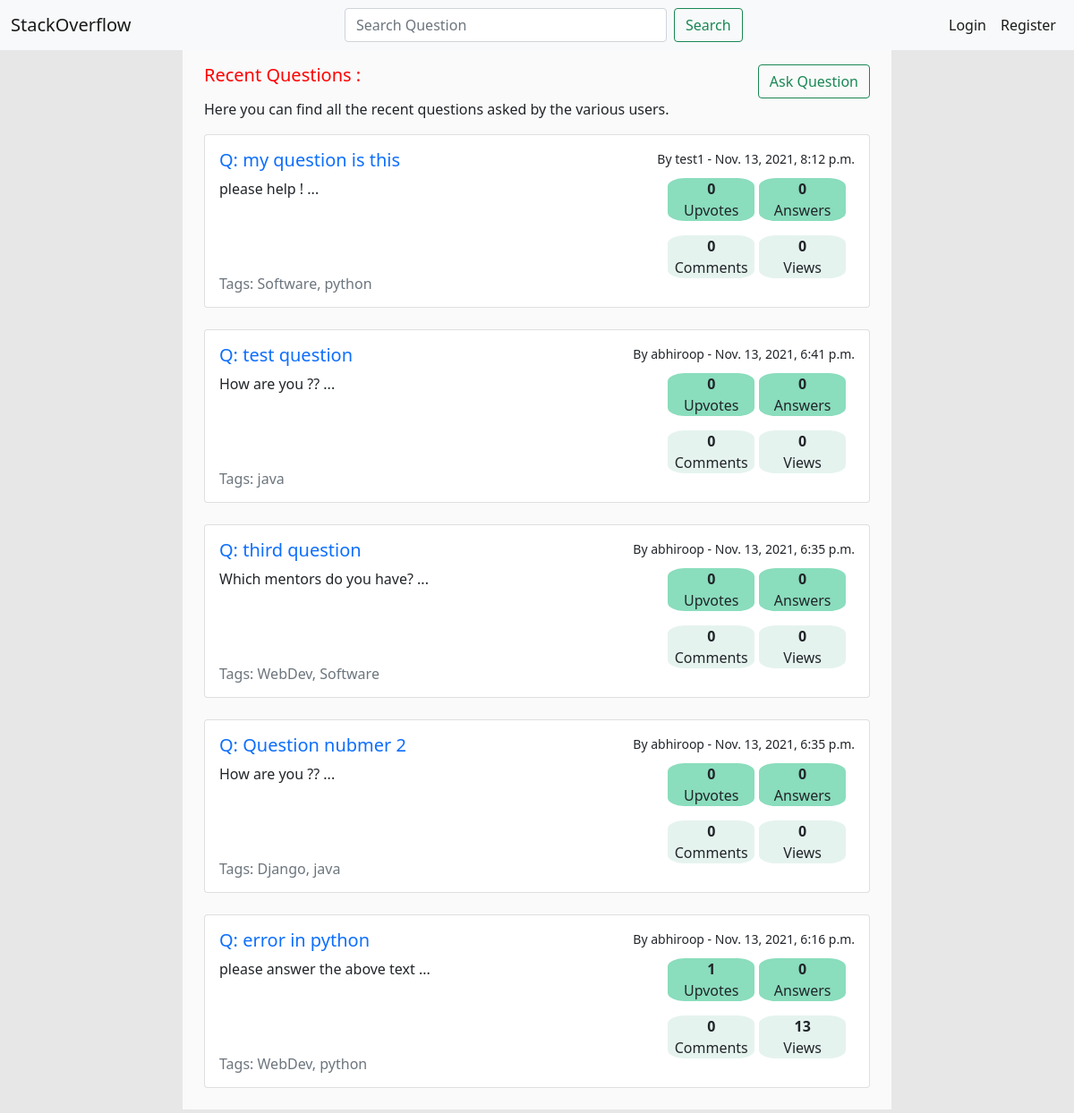
The app's page /, older data.
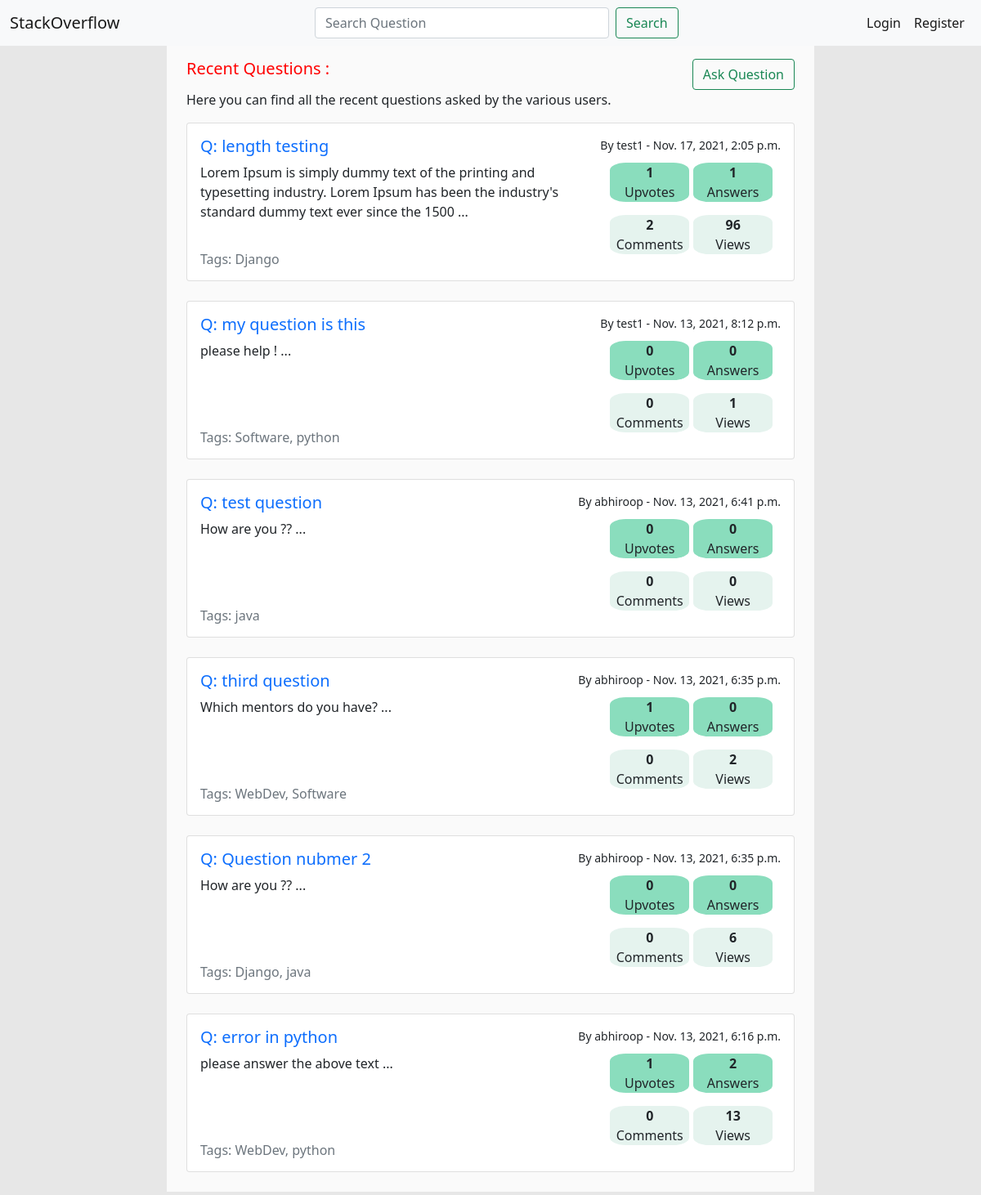
The same page, newer data.
### lander/models.py (models this page shows, shortened)
class Question(models.Model):
    QUESTION_TAGS = (
        ('WebDev','WebDev'),
        ('Software','Software'),
        ('Django','Django'),
        ('java','java'),
        ('python','python'),
    )
    user = models.ForeignKey(User, on_delete=models.CASCADE)
    question_heading = models.CharField(max_length=50, null=True)
    question_text = models.CharField(max_length=1000, null=False)
    post_date = models.DateTimeField(auto_now_add=True)
    ans_count = models.IntegerField(default=0)
    comment_count = models.IntegerField(default=0)
    views = models.IntegerField(default=0)
    upvote_count = models.IntegerField(default=0, null=True)
    tags = MultiSelectField(choices = QUESTION_TAGS)

### lander/views.py (the view)
# urls.py: path('', views.index, name='index'),
def index(request):
    questions = Question.objects.all().order_by('-post_date')
    for q in questions:
        answers = Answer.objects.filter(question__pk = q.id)
        question = Question.objects.get(id = q.id)
        comments = CommentQuestion.objects.filter(question__pk = q.id)
        if answers:
            count_answers = answers.count()
            question.ans_count = count_answers
        if comments:
            count_comments = comments.count()
            question.comment_count = count_comments
        question.save()
    return render(request,'lander/index.html',{'questions': questions})

### lander/templates/lander/index.html (shortened to what this page needs)
{% extends 'lander/base.html' %}
{% load static %}
    {% block content %}
    {% if searched %}
    <div class="content">
        <div class="main_container mt-0"><br>
            {% if user.is_authenticated %}
            <h5 style="text-align: center;">Welcome {{user.username}}</h5>
            <div class="first_line">
                <h5 class="search_result">Search results for {{searched}} :</h5>
                <a href="{% url 'ask_question' %}" class="add_ques btn btn-outline-success" >Ask Question</a>
            </div>
            {% for i in question_searched %}
                <div class="card" >
                    <div class="card-body">
                        <div class="first_line">
                            <h5 ><a href="{% url 'question_detail' i.id %}" style="text-decoration: none;">Q: {{ i.question_heading }}</a></h5>
                            <small><div class="float-right" id="user_desc_big">By {{i.user}} - {{i.post_date}}</div></small>
                        </div>
                        <div class="row">
                            <div class="col-md-8">
                                <p class="card-text">{{i.question_text|slice:":150"|add:" ..." }}</p>
                                <small><h6 class=" text-muted pb-2" id="tag_bottom">Tags: {{i.tags}}</h6></small>
                                <small><div class="float-right" id="user_desc">By {{i.user}} - {{i.post_date}}</div></small>
                                </div>
                            <div class="col-md-4">
                                <div class="row">
                                    <div class="col-md-1"></div>
                                    <div class="col-md-5 float-right px-0">
                                        <div class="info_box px-0">
                                            <p class="mb-0"><strong >{{ i.upvote_count }}</strong></p>
                                            <p class="mt-0">Upvotes</p>
                                        </div>
                                        <div class="info_box2 px-0">
                                            <p class="mb-0"><strong >{{ i.comment_count }}</strong></p>
                                            <p class="mt-0 element_fit">Comments</p>
                                        </div>
                                    </div>
                                    <div class="col-md-5 px-0">
                                        <div class="info_box">
                                            <p class="mb-0"><strong >{{ i.ans_count }}</strong></p>
                                            <p class="mt-0">Answers</p>
                                        </div>
                                        <div class="info_box2 px-0">
                                            <p class="mb-0"><strong > {{ i.views }} </strong></p>
                                            <p class="mt-0">Views</p>
                                        </div>
                                    </div>
                                </div>
                            </div>
                        </div>
                    </div>
                </div>
                <br>
                {% endfor %}
            {% else %}
        <div class="first_line">
            <h5 class="search_result">Search results for {{searched}} :</h5>
            <a href="{% url 'ask_question' %}" class="add_ques btn btn-outline-success" >Ask Question</a>
        </div>
        {% for i in question_searched %}
            <div class="card" >
                <div class="card-body">
                    <div class="first_line">
                        <h5 ><a href="{% url 'question_detail' i.id %}" style="text-decoration: none;">Q: {{ i.question_heading }}</a></h5>
                        <small><div class="float-right" id="user_desc_big">By {{i.user}} - {{i.post_date}}</div></small>
                    </div>
                    <div class="row">
                        <div class="col-md-8">
                            <p class="card-text">{{i.question_text|slice:":150"|add:" ..." }}</p>
                            <small><h6 class=" text-muted pb-2" id="tag_bottom">Tags: {{i.tags}}</h6></small>
                            <small><div class="float-right" id="user_desc">By {{i.user}} - {{i.post_date}}</div></small>
                            </div>
                        <div class="col-md-4">
                            <div class="row">
                                <div class="col-md-1"></div>
                                <div class="col-md-5 float-right px-0">
                                    <div class="info_box px-0">
                                        <p class="mb-0"><strong >{{ i.upvote_count }}</strong></p>
                                        <p class="mt-0">Upvotes</p>
                                    </div>
                                    <div class="info_box2 px-0">
                                        <p class="mb-0"><strong >{{ i.comment_count }}</strong></p>
                                        <p class="mt-0 element_fit">Comments</p>
                                    </div>
                                </div>
                                <div class="col-md-5 px-0">
                                    <div class="info_box">
                                        <p class="mb-0"><strong >{{ i.ans_count }}</strong></p>
                                        <p class="mt-0">Answers</p>
                                    </div>
                                    <div class="info_box2 px-0">
                                        <p class="mb-0"><strong > {{ i.views }} </strong></p>
                                        <p class="mt-0">Views</p>
                                    </div>
                                </div>
                            </div>
                        </div>
                    </div>
                </div>
            </div>
            <br>
            {% endfor %}
        {% endif %}
        </div>
    </div>
    {% else %}
        <div class="content mt-0 pt-0">
            <div class="main_container mt-0 "><br>
                {% if user.is_authenticated %}
                <h5 style="text-align: center;">Welcome {{user.username}}</h5>
                <div class="first_line">
                    <h5 class="search_result">Recent Questions :</h5>
                    <a href="{% url 'ask_question' %}" class="add_ques btn btn-outline-success" >Ask Question</a>
                </div>
                <p class="text_question">Here you can find all the recent questions asked by the various users.
                </p>
                {% for i in questions %}
                <div class="card" >
                    <div class="card-body">
                        <div class="first_line">
                            <h5 ><a href="{% url 'question_detail' i.id %}" style="text-decoration: none;">Q: {{ i.question_heading }}</a></h5>
                            <small><div class="float-right" id="user_desc_big">By {{i.user}} - {{i.post_date}}</div></small>
                        </div>
                        <div class="row">
                            <div class="col-md-8">
                                <p class="card-text">{{i.question_text|slice:":150"|add:" ..." }}</p>
                                <small><h6 class=" text-muted pb-2" id="tag_bottom">Tags: {{i.tags}}</h6></small>
                                <small ><div class="float-right" id="user_desc">By {{i.user}} - {{i.post_date}}</div></small>
                                </div>
                            <div class="col-md-4">
                                <div class="row">
                                    <div class="col-md-1"></div>
                                    <div class="col-md-5 float-right px-0">
                                        <div class="info_box px-0">
                                            <p class="mb-0"><strong >{{ i.upvote_count }}</strong></p>
                                            <p class="mt-0">Upvotes</p>
                                        </div>
                                        <div class="info_box2 px-0">
                                            <p class="mb-0"><strong >{{ i.comment_count }}</strong></p>
                                            <p class="mt-0 element_fit">Comments</p>
                                        </div>
                                    </div>
                                    <div class="col-md-5 px-0">
                                        <div class="info_box">
                                            <p class="mb-0"><strong >{{ i.ans_count }}</strong></p>
                                            <p class="mt-0">Answers</p>
                                        </div>
                                        <div class="info_box2 px-0">
                                            <p class="mb-0"><strong > {{ i.views }} </strong></p>
                                            <p class="mt-0">Views</p>
                                        </div>
                                    </div>
                                </div>
                            </div>
                        </div>
                    </div>
                </div>
                <br>
                {% endfor %}
                {% else %}
            <div class="first_line">
                <h5 class="search_result">Recent Questions :</h5>
                <a href="{% url 'ask_question' %}" class="add_ques btn btn-outline-success" >Ask Question</a>
            </div>
            <p class="text_question">Here you can find all the recent questions asked by the various users.
            </p>
            {% for i in questions %}
            <div class="card" >
                <div class="card-body">
                    <div class="first_line">
                        <h5 ><a href="{% url 'question_detail' i.id %}" style="text-decoration: none;">Q: {{ i.question_heading }}</a></h5>
                        <small><div class="float-right" id="user_desc_big">By {{i.user}} - {{i.post_date}}</div></small>
                    </div>
                    <div class="row">
                        <div class="col-md-8">
                            <p class="card-text">{{i.question_text|slice:":150"|add:" ..." }}</p>
                            <small><h6 class=" text-muted pb-2" id="tag_bottom">Tags: {{i.tags}}</h6></small>
                            </div>
                        <div class="col-md-4">
                            <div class="row">
                                <div class="col-md-1"></div>
                                <div class="col-md-5 float-right px-0">
                                    <div class="info_box px-0">
                                        <p class="mb-0"><strong >{{ i.upvote_count }}</strong></p>
                                        <p class="mt-0">Upvotes</p>
                                    </div>
                                    <div class="info_box2 px-0">
                                        <p class="mb-0"><strong >{{ i.comment_count }}</strong></p>
                                        <p class="mt-0 element_fit">Comments</p>
                                    </div>
                                </div>
                                <div class="col-md-5 px-0">
                                    <div class="info_box">
                                        <p class="mb-0"><strong >{{ i.ans_count }}</strong></p>
                                        <p class="mt-0">Answers</p>
                                    </div>
                                    <div class="info_box2 px-0">
                                        <p class="mb-0"><strong > {{ i.views }} </strong></p>
                                        <p class="mt-0">Views</p>
                                    </div>
                                </div>
                            </div>
                        </div>
                    </div>
                </div>
            </div>
            <br>
            {% endfor %}
        </div>
        {% endif %}
        </div>
    {% endif %}
    {% endblock %}

### lander/templates/lander/base.html (shortened to what this page needs)
{% load static %}
<!doctype html>
<html lang="en">
<head>
  <link href="https://cdn.jsdelivr.net/npm/bootstrap@5.1.2/dist/css/bootstrap.min.css" rel="stylesheet"
>
</head>
<body class="body">
  <nav class="navbar navbar-expand-lg navbar-light bg-light" >
    <div class="container-fluid">
      <a class="navbar-brand" href="{% url 'index' %}">StackOverflow</a>
      <div class="collapse navbar-collapse" id="navbarSupportedContent">
        <form class="d-flex mx-auto" method="POST" action="{% url 'search_question' %} ">
          <input class="form-control me-2 searchbar_width" type="search" placeholder="Search Question" aria-label="Search" name="searched" >
          <button class="btn btn-outline-success" type="submit">Search</button>
        </form>
        <ul class="navbar-nav mr-auto mb-2 mb-lg-0 ">
          {% if user.is_authenticated %}
          <li class="nav-item">
            <a class="nav-link active" aria-current="page" href="{% url 'user_profile' %}">Profile</a>
          </li>
          <li class="nav-item">
            <a class="nav-link active" aria-current="page" href="{% url 'logout' %}">Logout</a>
          </li>
          {% else %}
          <li class="nav-item">
            <a class="nav-link active" aria-current="page" href="{% url 'login' %}">Login</a>
          </li>
          <li class="nav-item">
            <a class="nav-link active" aria-current="page" href="{% url 'register' %}">Register</a>
          </li>
          {% endif %}
        </ul>
      </div>
    </div>
  </nav><br><br>
  {% block content %}
  {% endblock %}
</body>
</html>

### lander/templates/lander/base.html (style rules this page uses)
.content { margin-right: 17vw; margin-left: 17vw; background-color: rgb(250, 250, 250); }
.searchbar_width { width: 30vw; }
.main_container { margin: 2vw; }
.search_result { color: red; }
.first_line { display: flex; flex-direction: row; justify-content: space-between; }
.add_ques { float: right; }
.info_box { background-color: rgb(138, 221, 189); text-align: center; width: 95%; border-radius: 20%; }
.info_box2 { background-color: rgb(229, 243, 238); text-align: center; width: 95%; border-radius: 20%; }
.element_fit { size-adjust: 0.8; }
.body { background-color: rgb(231, 231, 231); }
.navbar { position:fixed; width:100%; z-index: 1000000; top:0; }
@media screen and (min-width: 768px) { #tag_bottom { position: absolute; bottom: 0; } }

Row changes from the older to the newer data that the page shows:
added Question: question_heading "length testing", user "test1", post_date "Nov. 17, 2021, 2:05 p.m.", question_text|add "Lorem Ipsum is simply dummy text of the printing and typesetting industry. Lorem Ipsum has been the industry's standard dummy text ever since the 1500 ...", tags "Django", upvote_count "1", comment_count "2", ans_count "1", views "96"
changed Question "my question is this": views "0" → "1"
changed Question "third question": upvote_count "0" → "1"; views "0" → "2"
changed Question "Question nubmer 2": views "0" → "6"
changed Question "error in python": ans_count "0" → "2"
